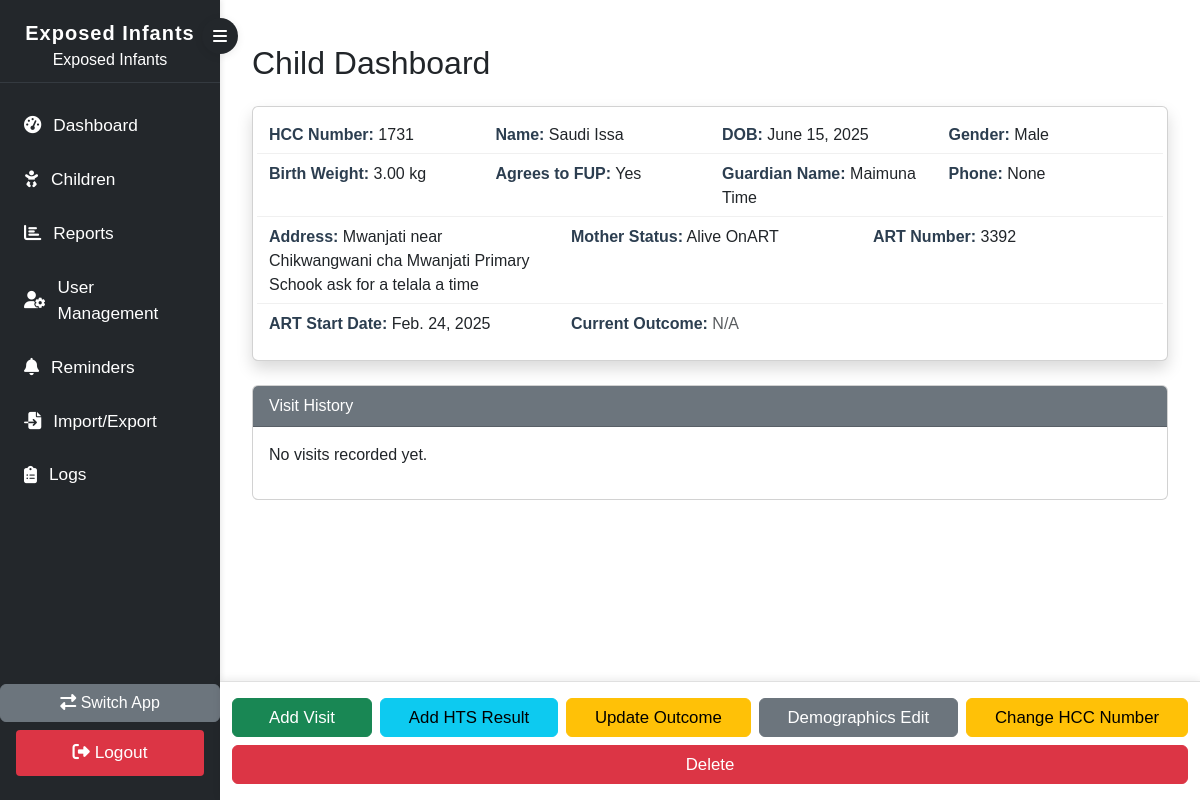
Page /children/child_dashboard/1731/ (signed in) on the committed database.
### children/models.py (models this page shows, shortened)
class Child(models.Model):
    hcc_number = models.CharField(max_length=20, primary_key=True)
    child_name = models.CharField(max_length=200)
    child_dob = models.DateField()
    CHILD_GENDER_CHOICES = [
        ('Male', 'Male'),
        ('Female', 'Female')
    ]
    child_gender = models.CharField(max_length=6, choices=CHILD_GENDER_CHOICES)
    child_birth_weight = models.DecimalField(max_digits=5, decimal_places=2)
    guardian_name = models.CharField(max_length=200)
    relationship = models.CharField(max_length=100)
    guardian_phone = models.CharField(max_length=20)
    physical_address = models.TextField()
    AGREES_TO_FUP_CHOICES = [('Yes', 'Yes'), ('No', 'No')]
    agrees_to_fup = models.CharField(max_length=3, choices=AGREES_TO_FUP_CHOICES)
    MOTHER_STATUS_CHOICES = [
        ('Alive No ART', 'Alive No ART'),
        ('Alive OnART', 'Alive OnART'),
        ('Died', 'Died'),
        ('Unknown', 'Unknown'),
    ]
    mother_status = models.CharField(max_length=20, choices=MOTHER_STATUS_CHOICES)
    mother_art_number = models.CharField(max_length=20, blank=True, null=True)
    mother_art_start_date = models.DateField(blank=True, null=True)

### children/views.py (the view)
# urls.py: path('children/child_dashboard/<str:hcc_number>/', views.child_dashboard_view, name='child_dashboard'),
@login_required
def child_dashboard_view(request, hcc_number):
    child = get_object_or_404(Child, hcc_number=hcc_number)
    visits = child.visits.order_by('-visit_date')
    child_fields = []
    for field in child._meta.fields:
        if field.name != "id":
            child_fields.append({
                'name': field.name,
                'verbose_name': field.verbose_name,
                'value': getattr(child, field.name),
            })
    current_outcome = None
    current_outcome_date = None
    if visits.exists():
        latest_visit = visits.first()
        outcome = latest_visit.follow_up_outcome
        outcome_date = latest_visit.next_appointment_or_outcome_date
        from datetime import date, timedelta
        today = date.today()
        missed_or_defaulted_date = None
        if outcome == 'Con':  # Continue FUP
            if outcome_date:
                days_since = (today - outcome_date).days
                if days_since > 28:
                    current_outcome = 'Defaulted'
                    missed_or_defaulted_date = outcome_date + timedelta(days=29)
                elif days_since > 7:
                    current_outcome = 'Missed Appointment'
                    missed_or_defaulted_date = outcome_date + timedelta(days=8)
                else:
                    current_outcome = 'Alive in Care'
                current_outcome_date = outcome_date
            else:
                current_outcome = 'Alive in Care'
                current_outcome_date = None
        else:
            current_outcome = latest_visit.get_follow_up_outcome_display()
            current_outcome_date = outcome_date
    else:
        missed_or_defaulted_date = None
    return render(request, 'child_dashboard.html', {
        'child': child,
        'visits': visits,
        'child_fields': child_fields,
        'current_outcome': current_outcome,
        'current_outcome_date': current_outcome_date,
        'missed_or_defaulted_date': missed_or_defaulted_date,
    })

### children/templates/child_dashboard.html (shortened to what this page needs)
{% extends 'base.html' %}
{% load static %}
{% load field_tags %}
{% block content %}
<div class="container mt-4">
    <h2 class="mb-4">Child Dashboard</h2>
    <div id="cd-top-section" class="card mb-4 p-3 shadow">
        <div class="row mb-2">
            <div class="col-md-3"><strong>HCC Number:</strong> {{ child.hcc_number }}</div>
            <div class="col-md-3"><strong>Name:</strong> {{ child.child_name }}</div>
            <div class="col-md-3"><strong>DOB:</strong> {{ child.child_dob }}</div>
            <div class="col-md-3"><strong>Gender:</strong> {{ child.child_gender }}</div>
        </div>
        <div class="row mb-2">
            <div class="col-md-3"><strong>Birth Weight:</strong> {{ child.child_birth_weight }} kg</div>
            <div class="col-md-3"><strong>Agrees to FUP:</strong> {{ child.agrees_to_fup }}</div>
            <div class="col-md-3"><strong>Guardian Name:</strong> {{ child.guardian_name }}</div>
            <div class="col-md-3"><strong>Phone:</strong> {{ child.guardian_phone }}</div>
        </div>
        <div class="row mb-2">
            <div class="col-md-4"><strong>Address:</strong> {{ child.physical_address }}</div>
            <div class="col-md-4"><strong>Mother Status:</strong> {{ child.mother_status }}</div>
            <div class="col-md-4"><strong>ART Number:</strong> {{ child.mother_art_number }}</div>
        </div>
        <div class="row mb-2">
            <div class="col-md-4"><strong>ART Start Date:</strong> {{ child.mother_art_start_date }}</div>
            <div class="col-md-8">
                <strong>Current Outcome:</strong>
                {% if current_outcome %}
                    <span class="badge bg-info text-dark">{{ current_outcome }}</span>
                    {% if current_outcome == 'Missed Appointment' and missed_or_defaulted_date %}
                        <span class="text-muted">(became missed on {{ missed_or_defaulted_date|date:'Y-m-d' }})</span>
                    {% elif current_outcome == 'Defaulted' and missed_or_defaulted_date %}
                        <span class="text-muted">(became defaulted on {{ missed_or_defaulted_date|date:'Y-m-d' }})</span>
                    {% elif current_outcome_date %}
                        <span class="text-muted">(as of {{ current_outcome_date }})</span>
                    {% endif %}
                {% else %}
                    <span class="text-muted">N/A</span>
                {% endif %}
            </div>
        </div>
    </div>
 <div id="cd-middle-section" class="card mb-4">
    <div class="card-header bg-secondary text-white">Visit History</div>
    <div class="card-body">
        {% if visits %}
        <div class="table-responsive">
            <table class="table table-bordered table-striped table-hover">
                <thead class="table-secondary">
                    <tr>
                        <th>Visit Date</th>
                        <th>Height (cm)</th>
                        <th>Weight (kg)</th>
                        <th>MUAC (cm)</th>
                        <th>Wasting</th>
                        <th>Breastfeeding</th>
                        <th>Mother ART Status</th>
                        <th>Clinical Monitoring</th>
                        <th>HIV Testing</th>
                        <th>Infection Status</th>
                        <th>CPT Given</th>
                        <th>Follow-Up Outcome</th>
                        <th>Next Appointment</th>
                    </tr>
                </thead>
                <tbody>
                    {% for visit in visits %}
                    <tr>
                        <td>{{ visit.visit_date }}</td>
                        <td>{{ visit.height }}</td>
                        <td>{{ visit.weight }}</td>
                        <td>{{ visit.muac }}</td>
                        <td>{{ visit.get_wasting_display }}</td>
                        <td>{{ visit.get_breastfeeding_display }}</td>
                        <td>{{ visit.get_mother_art_status_display }}</td>
                        <td>{{ visit.get_clinical_monitoring_display }}</td>
                        <td>{{ visit.get_hiv_testing_display }}</td>
                        <td>{{ visit.get_infection_status_display }}</td>
                        <td>{{ visit.cpt_given }}</td>
                        <td>{{ visit.get_follow_up_outcome_display }}</td>
                        <td>{{ visit.next_appointment_or_outcome_date }}</td>
                    </tr>
                    {% endfor %}
                </tbody>
            </table>
        </div>
        {% else %}
            <p>No visits recorded yet.</p>
        {% endif %}
    </div>
</div>
    <div id="cd-bottom-section" class="cd-fixed-bottom-bar">
        <div class="container-fluid d-flex flex-wrap justify-content-center gap-2 py-3">
            {% if user.is_superuser %}
                <a href="{% url 'children:add_visit' child.hcc_number %}" class="btn btn-success flex-fill">Add Visit</a>
                <a href="{% url 'children:add_hts_result' child.hcc_number %}" class="btn btn-info flex-fill">Add HTS Result</a>
                <a href="{% url 'children:update_outcome' child.hcc_number %}" class="btn btn-warning flex-fill">Update Outcome</a>
                <a href="{% url 'children:edit_field' child.hcc_number 'all' %}" class="btn btn-secondary flex-fill">Demographics Edit</a>
                <a href="{% url 'children:change_hcc_number' child.hcc_number %}" class="btn btn-warning flex-fill">Change HCC Number</a>
                <a href="{% url 'children:delete_child' child.hcc_number %}" class="btn btn-danger flex-fill">Delete</a>
            {% endif %}
        </div>
    </div>
</div>
{% endblock %}

### children/static/css/styles.css (style rules this page uses)
html, body { height: 100%; margin: 0; font-family: Arial, sans-serif; }
.cd-fixed-bottom-bar { position: fixed; left: 220px; right: 0; bottom: 0; background: #fff; box-shadow: 0 -2px 8px rgba(0,0,0,0.08); z-index: 2000; border-top: 1px solid #e0e0e0; padding-bottom: env(safe-area-inset-bottom, 0); }
.cd-fixed-bottom-bar .btn { min-width: 140px; font-weight: 500; font-size: 1.05rem; margin-bottom: 0 !important; }
.cd-fixed-bottom-bar .container-fluid { max-width: 100vw; }
#cd-top-section .row.mb-2:not(:last-child) { border-bottom: 1px solid #f0f0f0; padding-bottom: 6px; margin-bottom: 10px; }
#cd-top-section strong { color: #2c3e50; }

### rows in the picture
Child: hcc_number "1731", child_name "Saudi Issa", child_dob "June 15, 2025", child_gender "Male", child_birth_weight "3.00", agrees_to_fup "Yes", guardian_name "Maimuna Time", guardian_phone "None", physical_address "Mwanjati near Chikwangwani cha Mwanjati Primary Schook ask for a telala a time", mother_status "Alive OnART", mother_art_number "3392", mother_art_start_date "Feb. 24, 2025"
